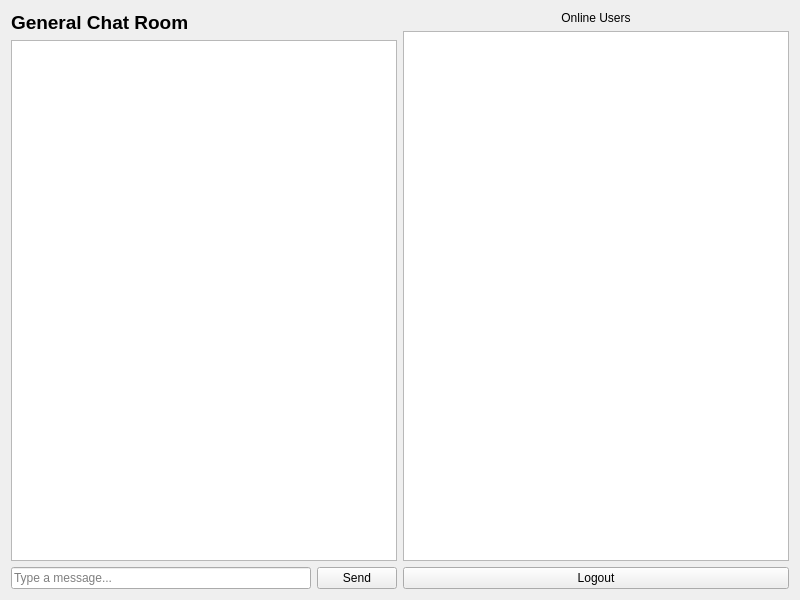
<?xml version="1.0" encoding="UTF-8"?>
<ui version="4.0">
 <class>ChatWindow</class>
 <widget class="QWidget" name="ChatWindow">
  <property name="geometry">
   <rect>
    <x>0</x>
    <y>0</y>
    <width>800</width>
    <height>600</height>
   </rect>
  </property>
  <property name="windowTitle">
   <string>Chat Room</string>
  </property>
  <layout class="QHBoxLayout" name="horizontalLayout">
   <!-- Left side: Chat area -->
   <item>
    <layout class="QVBoxLayout" name="chatLayout">
     <item>
      <widget class="QLabel" name="lblChatTitle">
       <property name="text">
        <string>&lt;html&gt;&lt;head/&gt;&lt;body&gt;&lt;p&gt;&lt;span style=&quot;font-size:14pt; font-weight:600;&quot;&gt;General Chat Room&lt;/span&gt;&lt;/p&gt;&lt;/body&gt;&lt;/html&gt;</string>
       </property>
      </widget>
     </item>
     <item>
      <widget class="QTextEdit" name="txtChat">
       <property name="readOnly">
        <bool>true</bool>
       </property>
       <property name="html">
        <string>&lt;!DOCTYPE HTML PUBLIC &quot;-//W3C//DTD HTML 4.0//EN&quot; &quot;http://www.w3.org/TR/REC-html40/strict.dtd&quot;&gt;
&lt;html&gt;&lt;head&gt;&lt;meta name=&quot;qrichtext&quot; content=&quot;1&quot; /&gt;&lt;style type=&quot;text/css&quot;&gt;
&lt;/style&gt;&lt;/head&gt;&lt;body&gt;&lt;/body&gt;&lt;/html&gt;</string>
       </property>
      </widget>
     </item>
     <item>
      <layout class="QHBoxLayout" name="inputLayout">
       <item>
        <widget class="QLineEdit" name="txtMessageInput">
         <property name="placeholderText">
          <string>Type a message...</string>
         </property>
        </widget>
       </item>
       <item>
        <widget class="QPushButton" name="btnSend">
         <property name="text">
          <string>Send</string>
         </property>
         <property name="minimumWidth">
          <number>80</number>
         </property>
        </widget>
       </item>
      </layout>
     </item>
    </layout>
   </item>

   <!-- Right side: Users list -->
   <item>
    <layout class="QVBoxLayout" name="usersLayout">
     <item>
      <widget class="QLabel" name="lblUsers">
       <property name="text">
        <string>Online Users</string>
       </property>
       <property name="alignment">
        <set>Qt::AlignCenter</set>
       </property>
      </widget>
     </item>
     <item>
      <widget class="QListWidget" name="listUsers"/>
     </item>
     <item>
      <layout class="QHBoxLayout">
       <item>
        <widget class="QPushButton" name="btnLogout">
         <property name="text">
          <string>Logout</string>
         </property>
        </widget>
       </item>
      </layout>
     </item>
    </layout>
   </item>
  </layout>
 </widget>
 <resources/>
 <connections/>
</ui>
